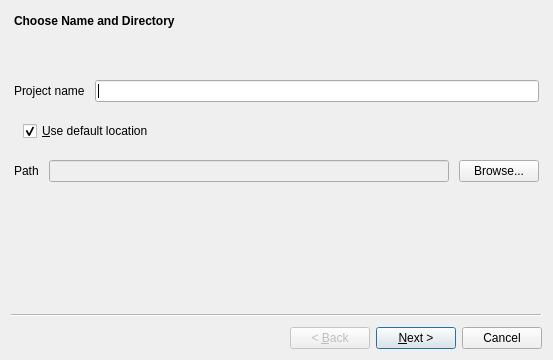
<?xml version="1.0" encoding="UTF-8"?>
<ui version="4.0">
 <class>NewProjectWizard</class>
 <widget class="QWizard" name="NewProjectWizard">
  <property name="geometry">
   <rect>
    <x>0</x>
    <y>0</y>
    <width>553</width>
    <height>360</height>
   </rect>
  </property>
  <property name="windowTitle">
   <string>Wizard</string>
  </property>
  <property name="modal">
   <bool>true</bool>
  </property>
  <widget class="NewProjectWizardFirstPage" name="newProjectFirstPage">
   <layout class="QVBoxLayout" name="verticalLayout" stretch="0">
    <property name="spacing">
     <number>6</number>
    </property>
    <property name="sizeConstraint">
     <enum>QLayout::SetDefaultConstraint</enum>
    </property>
    <property name="leftMargin">
     <number>0</number>
    </property>
    <property name="topMargin">
     <number>0</number>
    </property>
    <property name="rightMargin">
     <number>0</number>
    </property>
    <property name="bottomMargin">
     <number>0</number>
    </property>
    <item>
     <widget class="QWidget" name="MainWidget" native="true">
      <property name="enabled">
       <bool>true</bool>
      </property>
      <layout class="QVBoxLayout" name="verticalLayout_2" stretch="0,0,0,0,0">
       <property name="spacing">
        <number>10</number>
       </property>
       <property name="leftMargin">
        <number>3</number>
       </property>
       <property name="topMargin">
        <number>3</number>
       </property>
       <property name="rightMargin">
        <number>3</number>
       </property>
       <property name="bottomMargin">
        <number>3</number>
       </property>
       <item>
        <widget class="QLabel" name="Headline">
         <property name="font">
          <font>
           <weight>75</weight>
           <bold>true</bold>
          </font>
         </property>
         <property name="text">
          <string>Choose Name and Directory</string>
         </property>
        </widget>
       </item>
       <item>
        <widget class="QWidget" name="ChangingInformationSection" native="true">
         <layout class="QHBoxLayout" name="horizontalLayout_2">
          <item>
           <widget class="QLabel" name="Icon">
            <property name="enabled">
             <bool>true</bool>
            </property>
            <property name="sizePolicy">
             <sizepolicy hsizetype="Fixed" vsizetype="Preferred">
              <horstretch>0</horstretch>
              <verstretch>0</verstretch>
             </sizepolicy>
            </property>
            <property name="pixmap">
             <pixmap resource="style.qrc">:/qss_icons/rc/ErrorIcon.png</pixmap>
            </property>
            <property name="scaledContents">
             <bool>true</bool>
            </property>
           </widget>
          </item>
          <item>
           <widget class="QLabel" name="Information">
            <property name="text">
             <string/>
            </property>
           </widget>
          </item>
         </layout>
        </widget>
       </item>
       <item>
        <layout class="QHBoxLayout" name="ProjectName">
         <item>
          <widget class="QLabel" name="ProjectNameLabel">
           <property name="text">
            <string>Project name</string>
           </property>
          </widget>
         </item>
         <item>
          <widget class="QLineEdit" name="ProjectNameEntry"/>
         </item>
        </layout>
       </item>
       <item>
        <widget class="QWidget" name="CheckboxSection_1" native="true">
         <layout class="QHBoxLayout" name="horizontalLayout">
          <item>
           <widget class="QCheckBox" name="DefaultPathButton">
            <property name="text">
             <string>&amp;Use default location</string>
            </property>
            <property name="checked">
             <bool>true</bool>
            </property>
            <property name="autoExclusive">
             <bool>true</bool>
            </property>
           </widget>
          </item>
         </layout>
        </widget>
       </item>
       <item>
        <layout class="QHBoxLayout" name="ProjectPath">
         <property name="spacing">
          <number>10</number>
         </property>
         <item>
          <widget class="QLabel" name="ProjectPathLabel">
           <property name="text">
            <string>Path</string>
           </property>
          </widget>
         </item>
         <item>
          <widget class="QLineEdit" name="ProjectPathEntry">
           <property name="enabled">
            <bool>false</bool>
           </property>
           <property name="text">
            <string/>
           </property>
          </widget>
         </item>
         <item>
          <widget class="QPushButton" name="ProjectPathBrowsButton">
           <property name="enabled">
            <bool>true</bool>
           </property>
           <property name="text">
            <string>Browse...</string>
           </property>
          </widget>
         </item>
        </layout>
       </item>
      </layout>
     </widget>
    </item>
   </layout>
  </widget>
  <widget class="NewProjectWizardDefaultpage" name="newProjectSecondPage">
   <layout class="QVBoxLayout" name="verticalLayout_3">
    <property name="leftMargin">
     <number>0</number>
    </property>
    <property name="topMargin">
     <number>0</number>
    </property>
    <property name="rightMargin">
     <number>0</number>
    </property>
    <property name="bottomMargin">
     <number>0</number>
    </property>
    <item>
     <widget class="QWidget" name="MainWidget_2" native="true">
      <property name="enabled">
       <bool>true</bool>
      </property>
      <layout class="QVBoxLayout" name="verticalLayout_4">
       <item>
        <widget class="QLabel" name="Headline_2">
         <property name="font">
          <font>
           <weight>75</weight>
           <bold>true</bold>
          </font>
         </property>
         <property name="text">
          <string>Select Settings</string>
         </property>
        </widget>
       </item>
       <item>
        <widget class="QWidget" name="ChangingInformationSection_2" native="true">
         <layout class="QHBoxLayout" name="horizontalLayout_3">
          <item>
           <widget class="QLabel" name="Information_2">
            <property name="enabled">
             <bool>true</bool>
            </property>
            <property name="text">
             <string> Change defaults if needed</string>
            </property>
           </widget>
          </item>
         </layout>
        </widget>
       </item>
       <item>
        <layout class="QHBoxLayout" name="name">
         <item>
          <widget class="QLabel" name="nameLabel">
           <property name="text">
            <string>name</string>
           </property>
          </widget>
         </item>
         <item>
          <widget class="QLineEdit" name="nameEntry">
           <property name="enabled">
            <bool>false</bool>
           </property>
           <property name="sizePolicy">
            <sizepolicy hsizetype="Preferred" vsizetype="Fixed">
             <horstretch>0</horstretch>
             <verstretch>0</verstretch>
            </sizepolicy>
           </property>
          </widget>
         </item>
        </layout>
       </item>
       <item>
        <layout class="QHBoxLayout" name="version">
         <item>
          <widget class="QLabel" name="versionLabel">
           <property name="text">
            <string>version</string>
           </property>
          </widget>
         </item>
         <item>
          <widget class="QLineEdit" name="versionEntry">
           <property name="enabled">
            <bool>false</bool>
           </property>
           <property name="sizePolicy">
            <sizepolicy hsizetype="Preferred" vsizetype="Fixed">
             <horstretch>0</horstretch>
             <verstretch>0</verstretch>
            </sizepolicy>
           </property>
           <property name="text">
            <string>1.0</string>
           </property>
          </widget>
         </item>
        </layout>
       </item>
       <item>
        <layout class="QHBoxLayout" name="description">
         <property name="spacing">
          <number>10</number>
         </property>
         <item>
          <widget class="QLabel" name="descriptionLabel">
           <property name="text">
            <string>description</string>
           </property>
          </widget>
         </item>
         <item>
          <widget class="QLineEdit" name="descriptionEntry">
           <property name="enabled">
            <bool>false</bool>
           </property>
           <property name="sizePolicy">
            <sizepolicy hsizetype="Preferred" vsizetype="Fixed">
             <horstretch>0</horstretch>
             <verstretch>0</verstretch>
            </sizepolicy>
           </property>
           <property name="text">
            <string/>
           </property>
          </widget>
         </item>
        </layout>
       </item>
       <item>
        <layout class="QHBoxLayout" name="buildtype">
         <item>
          <widget class="QLabel" name="buildtypeLabel">
           <property name="text">
            <string>buildtype</string>
           </property>
          </widget>
         </item>
         <item>
          <widget class="QComboBox" name="buildtypeDropDown">
           <property name="enabled">
            <bool>false</bool>
           </property>
           <item>
            <property name="text">
             <string notr="true">armhf</string>
            </property>
           </item>
           <item>
            <property name="text">
             <string notr="true">armel</string>
            </property>
           </item>
           <item>
            <property name="text">
             <string notr="true">amd64</string>
            </property>
           </item>
           <item>
            <property name="text">
             <string notr="true">i386</string>
            </property>
           </item>
          </widget>
         </item>
        </layout>
       </item>
       <item>
        <layout class="QHBoxLayout" name="suite">
         <item>
          <widget class="QLabel" name="suiteLabel">
           <property name="text">
            <string>suite</string>
           </property>
          </widget>
         </item>
         <item>
          <widget class="QComboBox" name="suiteDropDown">
           <property name="enabled">
            <bool>false</bool>
           </property>
           <property name="sizePolicy">
            <sizepolicy hsizetype="Preferred" vsizetype="Fixed">
             <horstretch>0</horstretch>
             <verstretch>0</verstretch>
            </sizepolicy>
           </property>
           <item>
            <property name="text">
             <string notr="true">jessi</string>
            </property>
           </item>
           <item>
            <property name="text">
             <string notr="true">stretch</string>
            </property>
           </item>
           <item>
            <property name="text">
             <string notr="true">buster</string>
            </property>
           </item>
           <item>
            <property name="text">
             <string notr="true">sid</string>
            </property>
           </item>
          </widget>
         </item>
        </layout>
       </item>
       <item>
        <widget class="QWidget" name="CheckboxSection_2" native="true">
         <layout class="QHBoxLayout" name="horizontalLayout_5">
          <item>
           <widget class="QCheckBox" name="DefaultSetButton_1">
            <property name="enabled">
             <bool>true</bool>
            </property>
            <property name="text">
             <string>&amp;Use default settings</string>
            </property>
            <property name="checked">
             <bool>true</bool>
            </property>
            <property name="autoExclusive">
             <bool>true</bool>
            </property>
           </widget>
          </item>
         </layout>
        </widget>
       </item>
      </layout>
     </widget>
    </item>
   </layout>
  </widget>
  <widget class="NewProjectWizardDefaultpage" name="newProjectThirdPage">
   <layout class="QVBoxLayout" name="verticalLayout_6">
    <property name="topMargin">
     <number>0</number>
    </property>
    <property name="rightMargin">
     <number>0</number>
    </property>
    <property name="bottomMargin">
     <number>0</number>
    </property>
    <item>
     <widget class="QWidget" name="MainWidget_3" native="true">
      <property name="enabled">
       <bool>true</bool>
      </property>
      <layout class="QVBoxLayout" name="verticalLayout_5">
       <item>
        <widget class="QLabel" name="Headline_3">
         <property name="font">
          <font>
           <weight>75</weight>
           <bold>true</bold>
          </font>
         </property>
         <property name="text">
          <string>Select Settings (Mirror)</string>
         </property>
        </widget>
       </item>
       <item>
        <widget class="QWidget" name="ChangingInformationSection_3" native="true">
         <layout class="QHBoxLayout" name="horizontalLayout_4">
          <item>
           <widget class="QLabel" name="Information_3">
            <property name="enabled">
             <bool>true</bool>
            </property>
            <property name="text">
             <string> Change defaults if needed</string>
            </property>
           </widget>
          </item>
         </layout>
        </widget>
       </item>
       <item>
        <layout class="QHBoxLayout" name="host">
         <item>
          <widget class="QLabel" name="hostLabel">
           <property name="text">
            <string>primary_host</string>
           </property>
          </widget>
         </item>
         <item>
          <widget class="QLineEdit" name="hostEntry">
           <property name="enabled">
            <bool>false</bool>
           </property>
           <property name="sizePolicy">
            <sizepolicy hsizetype="Preferred" vsizetype="Fixed">
             <horstretch>0</horstretch>
             <verstretch>0</verstretch>
            </sizepolicy>
           </property>
           <property name="text">
            <string>fgh</string>
           </property>
          </widget>
         </item>
        </layout>
       </item>
       <item>
        <layout class="QHBoxLayout" name="path">
         <item>
          <widget class="QLabel" name="pathLabel">
           <property name="text">
            <string>primary_path</string>
           </property>
          </widget>
         </item>
         <item>
          <widget class="QLineEdit" name="pathEntry">
           <property name="enabled">
            <bool>false</bool>
           </property>
           <property name="sizePolicy">
            <sizepolicy hsizetype="Preferred" vsizetype="Fixed">
             <horstretch>0</horstretch>
             <verstretch>0</verstretch>
            </sizepolicy>
           </property>
           <property name="text">
            <string>fgh</string>
           </property>
          </widget>
         </item>
        </layout>
       </item>
       <item>
        <layout class="QHBoxLayout" name="proto">
         <property name="spacing">
          <number>10</number>
         </property>
         <item>
          <widget class="QLabel" name="protoLabel">
           <property name="text">
            <string>primary_proto</string>
           </property>
          </widget>
         </item>
         <item>
          <widget class="QLineEdit" name="protoEntry">
           <property name="enabled">
            <bool>false</bool>
           </property>
           <property name="sizePolicy">
            <sizepolicy hsizetype="Preferred" vsizetype="Fixed">
             <horstretch>0</horstretch>
             <verstretch>0</verstretch>
            </sizepolicy>
           </property>
           <property name="text">
            <string>fgh</string>
           </property>
          </widget>
         </item>
        </layout>
       </item>
       <item>
        <widget class="QWidget" name="CheckboxSection_3" native="true">
         <layout class="QHBoxLayout" name="horizontalLayout_6">
          <item>
           <widget class="QCheckBox" name="DefaultSetButton_2">
            <property name="text">
             <string>&amp;Use default settings</string>
            </property>
            <property name="checked">
             <bool>false</bool>
            </property>
            <property name="autoExclusive">
             <bool>true</bool>
            </property>
           </widget>
          </item>
         </layout>
        </widget>
       </item>
      </layout>
     </widget>
    </item>
   </layout>
  </widget>
 </widget>
 <customwidgets>
  <customwidget>
   <class>NewProjectWizardFirstPage</class>
   <extends>QWizardPage</extends>
   <header>newprojectwizardfirstpage.h</header>
   <container>1</container>
  </customwidget>
  <customwidget>
   <class>NewProjectWizardDefaultpage</class>
   <extends>QWizardPage</extends>
   <header>newprojectwizarddefaultpage.h</header>
   <container>1</container>
  </customwidget>
 </customwidgets>
 <resources>
  <include location="style.qrc"/>
 </resources>
 <connections/>
</ui>
